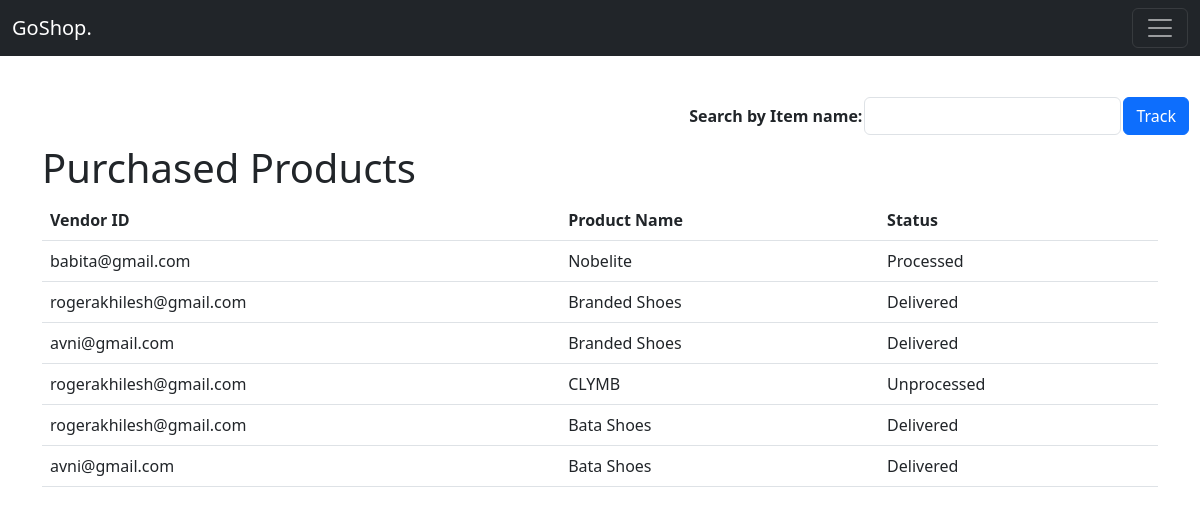
/productstatus.php (signed in), run on the app's committed database.
### tables this page shows
CREATE TABLE IF NOT EXISTS `unprocessed` (
  `id` int NOT NULL AUTO_INCREMENT,
  `customerid` varchar(255) NOT NULL,
  `vendorid` varchar(255) NOT NULL,
  `itemimage` varchar(255) NOT NULL,
  `itemname` varchar(255) NOT NULL,
  `qty` varchar(255) NOT NULL,
  `price` varchar(255) NOT NULL,
  `status` varchar(255) NOT NULL,
  `orderid` varchar(255) DEFAULT NULL,
  PRIMARY KEY (`id`)
);

### productstatus.php (the view, shortened to what this page needs)
<?php
$servername = "localhost";
$username = "root";
$password = "ipsleisha1703";
$dbname = "myproj";
$conn = mysqli_connect($servername, $username, $password, $dbname);
$customer_username = $_SESSION["customer_username"];
$sql = "SELECT * FROM unprocessed WHERE customerid='$customer_username'";
$result = mysqli_query($conn, $sql);
?>
<!DOCTYPE html>
<html>
<head>
    <link href="https://cdn.jsdelivr.net/npm/bootstrap@5.3.0/dist/css/bootstrap.min.css" rel="stylesheet">
</head>
<body>
<nav class="navbar navbar-dark bg-dark fixed-top">
  <div class="container-fluid">
    <a class="navbar-brand" href="index.php">GoShop.</a>
    <button class="navbar-toggler" type="button" data-bs-toggle="offcanvas" data-bs-target="#offcanvasDarkNavbar" aria-controls="offcanvasDarkNavbar" aria-label="Toggle navigation">
      <span class="navbar-toggler-icon"></span>
    </button>
  </div>
</nav>
<br><br><br><br>
<div style="float:right;">
<table style="border:none;">
    <form method="GET" action="<?php echo $_SERVER['PHP_SELF']; ?>" >
        <td><label for="itemname"><b>Search by Item name:</b></label></td>
        <td><input type="text" name="itemname" class="form-control" required></td>
        <td><button type="submit" class="btn btn-primary" style="margin-right:10px;">Track</button></td>
    </form>
	</table>
</div>
<br><br>
<div class="container">
    <h1>Purchased Products</h1>
    <?php
    if (mysqli_num_rows($result) > 0) {
        echo '<table class="table">';
        echo '<thead>';
        echo '<tr>';
		echo '<th>Vendor ID</th>';
        echo '<th>Product Name</th>';
        echo '<th>Status</th>';
        echo '</tr>';
        echo '</thead>';
        echo '<tbody>';
        while ($row = mysqli_fetch_assoc($result)) {
            echo '<tr>';
			echo '<td>' . $row['vendorid'] . '</td>';
            echo '<td>' . $row['itemname'] . '</td>';
            echo '<td>' . $row['status'] . '</td>';
            echo '</tr>';
        }
        echo '</tbody>';
        echo '</table>';
    } else {
        echo '<p>No purchased products found.</p>';
    }
    ?>
</div>
</body>
</html>

### data on the page
unprocessed: vendorid "babita@gmail.com", itemname "Nobelite", status "Processed"
unprocessed: vendorid "rogerakhilesh@gmail.com", itemname "Branded Shoes", status "Delivered"
unprocessed: vendorid "avni@gmail.com", itemname "Branded Shoes", status "Delivered"
unprocessed: vendorid "rogerakhilesh@gmail.com", itemname "CLYMB", status "Unprocessed"
unprocessed: vendorid "rogerakhilesh@gmail.com", itemname "Bata Shoes", status "Delivered"
unprocessed: vendorid "avni@gmail.com", itemname "Bata Shoes", status "Delivered"
